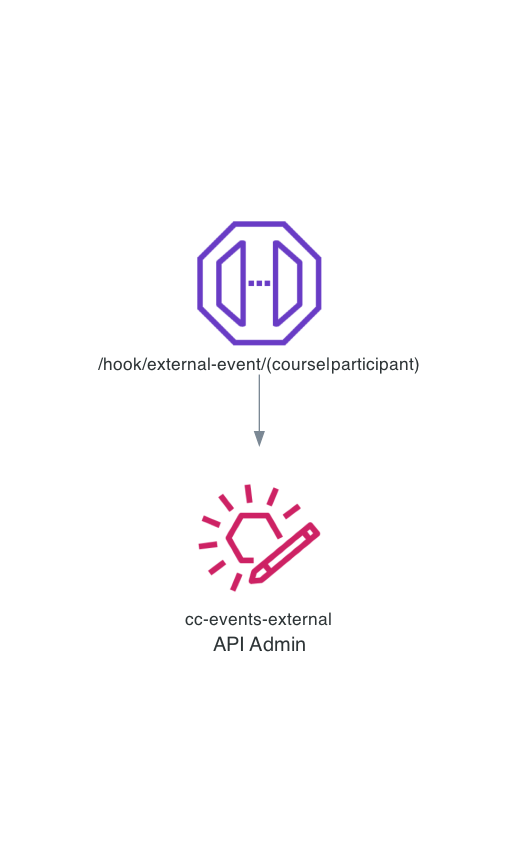

Here is the Python script that generated this plot:
from diagrams import Diagram
from diagrams.aws.network import APIGatewayEndpoint
from diagrams.aws.integration import EventbridgeCustomEventBusResource

with Diagram("API Admin", show=False, direction="TB", filename="api-admin"):
  APIGatewayEndpoint("/hook/external-event/(course|participant)") >> EventbridgeCustomEventBusResource("cc-events-external")
